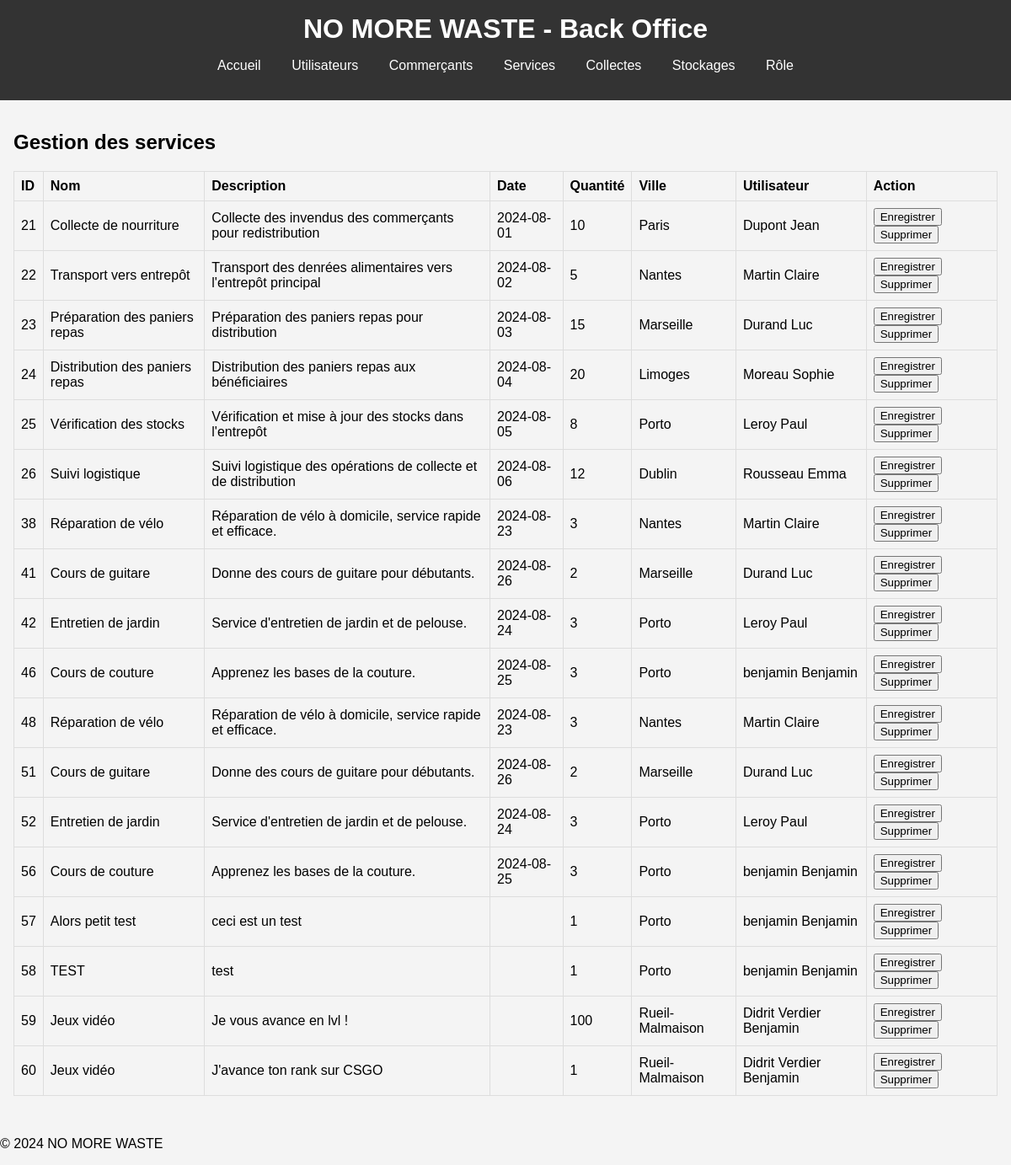
The page /nomorewaste/back/services.php on the database its author committed.
### tables this page shows
CREATE TABLE `services` (
  `id_service` bigint(20) unsigned NOT NULL AUTO_INCREMENT,
  `nom_service` varchar(100) NOT NULL,
  `description` text,
  `date_service` date DEFAULT NULL,
  `quantite` int(11) DEFAULT '1',
  `id_utilisateur` bigint(20) unsigned DEFAULT NULL,
  `id_utilisateur_beneficiaire` bigint(20) unsigned NOT NULL DEFAULT '0',
  `type_service` enum('normal','echange') DEFAULT 'normal',
  `date_debut` date DEFAULT NULL,
  `date_fin` date DEFAULT NULL,
  `ville` varchar(100) DEFAULT NULL,
  `echange_contre` varchar(255) DEFAULT NULL,
  `etat` varchar(20) DEFAULT 'en attente',
  `id_service_autre` int(11) DEFAULT NULL,
  PRIMARY KEY (`id_service`),
  KEY `id_utilisateur` (`id_utilisateur`),
  CONSTRAINT `services_ibfk_2` FOREIGN KEY (`id_utilisateur`) REFERENCES `utilisateurs` (`id_utilisateur`)
);

CREATE TABLE `utilisateurs` (
  `id_utilisateur` bigint(20) unsigned NOT NULL AUTO_INCREMENT,
  `nom` varchar(100) NOT NULL,
  `prenom` varchar(100) NOT NULL,
  `email` varchar(100) NOT NULL,
  `mot_de_passe` varchar(255) NOT NULL,
  `role` varchar(50) NOT NULL,
  `description` text,
  `adresse` text,
  `ville` varchar(100) DEFAULT NULL,
  `pays` varchar(100) DEFAULT NULL,
  `code_postal` varchar(20) DEFAULT NULL,
  `telephone` varchar(14) NOT NULL,
  `nouveau_role` varchar(50) DEFAULT NULL,
  `message_demande` text,
  `statut_demande` enum('en attente','acceptée','rejetée') DEFAULT 'en attente',
  `date_demande` timestamp NOT NULL DEFAULT CURRENT_TIMESTAMP,
  PRIMARY KEY (`id_utilisateur`),
  UNIQUE KEY `email` (`email`)
);

### nomorewaste/back/services.php (the view, shortened to what this page needs)
<?php
include 'includes/db.php';
include 'templates/header.php';
$stmt = $conn->prepare("SELECT s.id_service, s.nom_service, s.description, s.date_service, s.quantite, u.ville, u.nom, u.prenom
                        FROM Services s
                        JOIN Utilisateurs u ON s.id_utilisateur = u.id_utilisateur");
$stmt->execute();
$services = $stmt->fetchAll(PDO::FETCH_ASSOC);
?>
<h2>Gestion des services</h2>
<table id="servicesTable">
    <tr>
        <th>ID</th>
        <th>Nom</th>
        <th>Description</th>
        <th>Date</th>
        <th>Quantité</th>
        <th>Ville</th>
        <th>Utilisateur</th>
        <th>Action</th>
    </tr>
    <?php foreach ($services as $service): ?>
    <tr data-id="<?php echo htmlspecialchars($service['id_service'] ?? ''); ?>">
        <td><?php echo htmlspecialchars($service['id_service'] ?? ''); ?></td>
        <td contenteditable="true"><?php echo htmlspecialchars($service['nom_service'] ?? ''); ?></td>
        <td contenteditable="true"><?php echo htmlspecialchars($service['description'] ?? ''); ?></td>
        <td contenteditable="true"><?php echo htmlspecialchars($service['date_service'] ?? ''); ?></td>
        <td contenteditable="true"><?php echo htmlspecialchars($service['quantite'] ?? ''); ?></td>
        <td><?php echo htmlspecialchars($service['ville'] ?? ''); ?></td>
        <td><?php echo htmlspecialchars(($service['nom'] ?? '') . ' ' . ($service['prenom'] ?? '')); ?></td>
        <td>
            <button class="saveButton">Enregistrer</button>
            <button class="deleteButton">Supprimer</button>
        </td>
    </tr>
<?php endforeach; ?>
</table>
<?php
include 'templates/footer.php';
?>

### nomorewaste/back/css/styles.css (style rules this page uses)
body { font-family: Arial, sans-serif; margin: 0; padding: 0; background-color: #f4f4f4; }
table { width: 100%; border-collapse: collapse; margin: 1em 0; }
table, th, td { border: 1px solid #ddd; }
th, td { padding: 0.5em; text-align: left; }

### rows shown on the page
services: id_service "21", nom_service "Collecte de nourriture", description "Collecte des invendus des commerçants pour redistribution", date_service "2024-08-01", quantite "10", id_utilisateur.ville "Paris", id_utilisateur.prenom "Dupont Jean"
services: id_service "22", nom_service "Transport vers entrepôt", description "Transport des denrées alimentaires vers l'entrepôt principal", date_service "2024-08-02", quantite "5", id_utilisateur.ville "Nantes", id_utilisateur.prenom "Martin Claire"
services: id_service "23", nom_service "Préparation des paniers repas", description "Préparation des paniers repas pour distribution", date_service "2024-08-03", quantite "15", id_utilisateur.ville "Marseille", id_utilisateur.prenom "Durand Luc"
services: id_service "24", nom_service "Distribution des paniers repas", description "Distribution des paniers repas aux bénéficiaires", date_service "2024-08-04", quantite "20", id_utilisateur.ville "Limoges", id_utilisateur.prenom "Moreau Sophie"
services: id_service "25", nom_service "Vérification des stocks", description "Vérification et mise à jour des stocks dans l'entrepôt", date_service "2024-08-05", quantite "8", id_utilisateur.ville "Porto", id_utilisateur.prenom "Leroy Paul"
services: id_service "26", nom_service "Suivi logistique", description "Suivi logistique des opérations de collecte et de distribution", date_service "2024-08-06", quantite "12", id_utilisateur.ville "Dublin", id_utilisateur.prenom "Rousseau Emma"
services: id_service "38", nom_service "Réparation de vélo", description "Réparation de vélo à domicile, service rapide et efficace.", date_service "2024-08-23", quantite "3", id_utilisateur.ville "Nantes", id_utilisateur.prenom "Martin Claire"
services: id_service "41", nom_service "Cours de guitare", description "Donne des cours de guitare pour débutants.", date_service "2024-08-26", quantite "2", id_utilisateur.ville "Marseille", id_utilisateur.prenom "Durand Luc"
services: id_service "42", nom_service "Entretien de jardin", description "Service d'entretien de jardin et de pelouse.", date_service "2024-08-24", quantite "3", id_utilisateur.ville "Porto", id_utilisateur.prenom "Leroy Paul"
services: id_service "46", nom_service "Cours de couture", description "Apprenez les bases de la couture.", date_service "2024-08-25", quantite "3", id_utilisateur.ville "Porto", id_utilisateur.prenom "benjamin Benjamin"
services: id_service "48", nom_service "Réparation de vélo", description "Réparation de vélo à domicile, service rapide et efficace.", date_service "2024-08-23", quantite "3", id_utilisateur.ville "Nantes", id_utilisateur.prenom "Martin Claire"
services: id_service "51", nom_service "Cours de guitare", description "Donne des cours de guitare pour débutants.", date_service "2024-08-26", quantite "2", id_utilisateur.ville "Marseille", id_utilisateur.prenom "Durand Luc"
services: id_service "52", nom_service "Entretien de jardin", description "Service d'entretien de jardin et de pelouse.", date_service "2024-08-24", quantite "3", id_utilisateur.ville "Porto", id_utilisateur.prenom "Leroy Paul"
services: id_service "56", nom_service "Cours de couture", description "Apprenez les bases de la couture.", date_service "2024-08-25", quantite "3", id_utilisateur.ville "Porto", id_utilisateur.prenom "benjamin Benjamin"
services: id_service "57", nom_service "Alors petit test", description "ceci est un test", quantite "1", id_utilisateur.ville "Porto", id_utilisateur.prenom "benjamin Benjamin"
services: id_service "58", nom_service "TEST", description "test", quantite "1", id_utilisateur.ville "Porto", id_utilisateur.prenom "benjamin Benjamin"
services: id_service "59", nom_service "Jeux vidéo", description "Je vous avance en lvl !", quantite "100", id_utilisateur.ville "Rueil-Malmaison", id_utilisateur.prenom "Didrit Verdier Benjamin"
services: id_service "60", nom_service "Jeux vidéo", description "J'avance ton rank sur CSGO", quantite "1", id_utilisateur.ville "Rueil-Malmaison", id_utilisateur.prenom "Didrit Verdier Benjamin"
